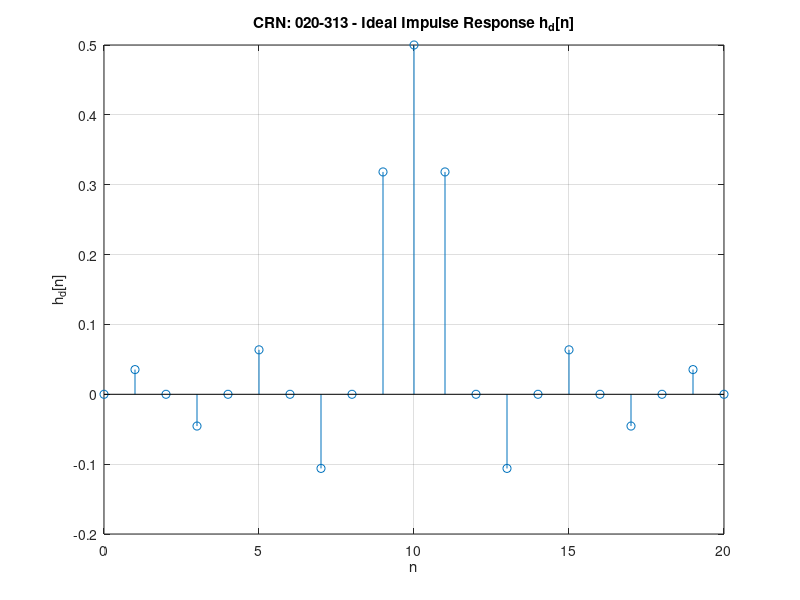

Write the MATLAB code that produced this figure.
% CRN: 020-313 - Ideal Impulse Response (hd[n])
M = 21;
wc = 0.5 * pi;
tau = (M - 1) / 2;
n = 0:M-1;
hd = zeros(1, M);

for i = 1:M
    if (n(i) - tau) == 0
        hd(i) = wc / pi;
    else
        hd(i) = sin(wc * (n(i) - tau)) / (pi * (n(i) - tau));
    end
end

stem(n, hd);
title('CRN: 020-313 - Ideal Impulse Response h_d[n]');
xlabel('n'); ylabel('h_d[n]');
grid on;
